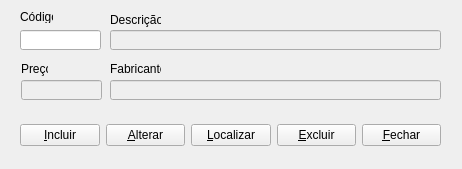
<?xml version="1.0" encoding="UTF-8"?>
<ui version="4.0">
 <class>cadpro</class>
 <widget class="QWidget" name="cadpro">
  <property name="geometry">
   <rect>
    <x>0</x>
    <y>0</y>
    <width>462</width>
    <height>169</height>
   </rect>
  </property>
  <property name="sizePolicy">
   <sizepolicy hsizetype="Preferred" vsizetype="Preferred">
    <horstretch>0</horstretch>
    <verstretch>0</verstretch>
   </sizepolicy>
  </property>
  <property name="minimumSize">
   <size>
    <width>462</width>
    <height>169</height>
   </size>
  </property>
  <property name="windowTitle">
   <string>Cadastro de Produtos</string>
  </property>
  <widget class="QLabel" name="labPreco">
   <property name="geometry">
    <rect>
     <x>21</x>
     <y>61</y>
     <width>27</width>
     <height>16</height>
    </rect>
   </property>
   <property name="text">
    <string>Preço</string>
   </property>
   <property name="margin">
    <number>0</number>
   </property>
  </widget>
  <widget class="QLabel" name="labFabricante">
   <property name="geometry">
    <rect>
     <x>110</x>
     <y>61</y>
     <width>51</width>
     <height>16</height>
    </rect>
   </property>
   <property name="text">
    <string>Fabricante</string>
   </property>
  </widget>
  <widget class="QLineEdit" name="edtPreco">
   <property name="enabled">
    <bool>false</bool>
   </property>
   <property name="geometry">
    <rect>
     <x>21</x>
     <y>80</y>
     <width>81</width>
     <height>20</height>
    </rect>
   </property>
  </widget>
  <widget class="QLineEdit" name="edtFabricante">
   <property name="enabled">
    <bool>false</bool>
   </property>
   <property name="geometry">
    <rect>
     <x>110</x>
     <y>80</y>
     <width>331</width>
     <height>20</height>
    </rect>
   </property>
  </widget>
  <widget class="QLineEdit" name="edtCodigo">
   <property name="geometry">
    <rect>
     <x>20</x>
     <y>30</y>
     <width>81</width>
     <height>20</height>
    </rect>
   </property>
  </widget>
  <widget class="QLineEdit" name="edtDescricao">
   <property name="enabled">
    <bool>false</bool>
   </property>
   <property name="geometry">
    <rect>
     <x>110</x>
     <y>30</y>
     <width>331</width>
     <height>20</height>
    </rect>
   </property>
  </widget>
  <widget class="QLabel" name="labDescricao">
   <property name="geometry">
    <rect>
     <x>110</x>
     <y>10</y>
     <width>51</width>
     <height>20</height>
    </rect>
   </property>
   <property name="text">
    <string>Descrição</string>
   </property>
  </widget>
  <widget class="QLabel" name="labCodigo">
   <property name="geometry">
    <rect>
     <x>20</x>
     <y>10</y>
     <width>33</width>
     <height>13</height>
    </rect>
   </property>
   <property name="text">
    <string>Código</string>
   </property>
   <property name="margin">
    <number>0</number>
   </property>
  </widget>
  <widget class="QWidget" name="horizontalLayoutWidget">
   <property name="geometry">
    <rect>
     <x>20</x>
     <y>120</y>
     <width>421</width>
     <height>31</height>
    </rect>
   </property>
   <layout class="QHBoxLayout" name="horizontalLayout">
    <item>
     <widget class="QPushButton" name="btnIncluir">
      <property name="text">
       <string>&amp;Incluir</string>
      </property>
     </widget>
    </item>
    <item>
     <widget class="QPushButton" name="btnAlterar">
      <property name="text">
       <string>&amp;Alterar</string>
      </property>
     </widget>
    </item>
    <item>
     <widget class="QPushButton" name="btnLocalizar">
      <property name="text">
       <string>&amp;Localizar</string>
      </property>
     </widget>
    </item>
    <item>
     <widget class="QPushButton" name="btnExcluir">
      <property name="text">
       <string>&amp;Excluir</string>
      </property>
     </widget>
    </item>
    <item>
     <widget class="QPushButton" name="btnFechar">
      <property name="text">
       <string>&amp;Fechar</string>
      </property>
     </widget>
    </item>
   </layout>
  </widget>
 </widget>
 <resources/>
 <connections/>
</ui>
